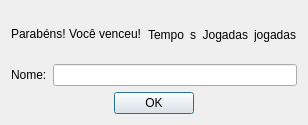
<?xml version="1.0" encoding="UTF-8"?>
<ui version="4.0">
 <class>winDialog</class>
 <widget class="QDialog" name="winDialog">
  <property name="geometry">
   <rect>
    <x>0</x>
    <y>0</y>
    <width>307</width>
    <height>125</height>
   </rect>
  </property>
  <property name="windowTitle">
   <string>Vitória!</string>
  </property>
  <layout class="QVBoxLayout" name="verticalLayout">
   <item>
    <layout class="QHBoxLayout" name="horizontalLayout">
     <item>
      <widget class="QLabel" name="label">
       <property name="sizePolicy">
        <sizepolicy hsizetype="Fixed" vsizetype="Fixed">
         <horstretch>0</horstretch>
         <verstretch>0</verstretch>
        </sizepolicy>
       </property>
       <property name="text">
        <string>Parabéns! Você venceu!</string>
       </property>
      </widget>
     </item>
     <item>
      <widget class="QLabel" name="timelabel">
       <property name="text">
        <string>Tempo</string>
       </property>
       <property name="alignment">
        <set>Qt::AlignRight|Qt::AlignTrailing|Qt::AlignVCenter</set>
       </property>
      </widget>
     </item>
     <item>
      <widget class="QLabel" name="secs">
       <property name="text">
        <string>s</string>
       </property>
      </widget>
     </item>
     <item>
      <widget class="QLabel" name="moveslabel">
       <property name="text">
        <string>Jogadas</string>
       </property>
       <property name="alignment">
        <set>Qt::AlignRight|Qt::AlignTrailing|Qt::AlignVCenter</set>
       </property>
      </widget>
     </item>
     <item>
      <widget class="QLabel" name="movements">
       <property name="text">
        <string>jogadas</string>
       </property>
      </widget>
     </item>
    </layout>
   </item>
   <item>
    <layout class="QHBoxLayout" name="horizontalLayout_3">
     <item>
      <widget class="QLabel" name="label_2">
       <property name="text">
        <string>Nome:</string>
       </property>
      </widget>
     </item>
     <item>
      <widget class="QLineEdit" name="entryname">
       <property name="sizePolicy">
        <sizepolicy hsizetype="Expanding" vsizetype="Fixed">
         <horstretch>0</horstretch>
         <verstretch>0</verstretch>
        </sizepolicy>
       </property>
      </widget>
     </item>
    </layout>
   </item>
   <item>
    <layout class="QHBoxLayout" name="horizontalLayout_2">
     <item>
      <spacer name="horizontalSpacer_3">
       <property name="orientation">
        <enum>Qt::Horizontal</enum>
       </property>
       <property name="sizeHint" stdset="0">
        <size>
         <width>40</width>
         <height>20</height>
        </size>
       </property>
      </spacer>
     </item>
     <item>
      <widget class="QPushButton" name="okButton">
       <property name="sizePolicy">
        <sizepolicy hsizetype="Fixed" vsizetype="Fixed">
         <horstretch>0</horstretch>
         <verstretch>0</verstretch>
        </sizepolicy>
       </property>
       <property name="text">
        <string>OK</string>
       </property>
      </widget>
     </item>
     <item>
      <spacer name="horizontalSpacer_4">
       <property name="orientation">
        <enum>Qt::Horizontal</enum>
       </property>
       <property name="sizeHint" stdset="0">
        <size>
         <width>40</width>
         <height>20</height>
        </size>
       </property>
      </spacer>
     </item>
    </layout>
   </item>
  </layout>
 </widget>
 <resources/>
 <connections/>
</ui>
